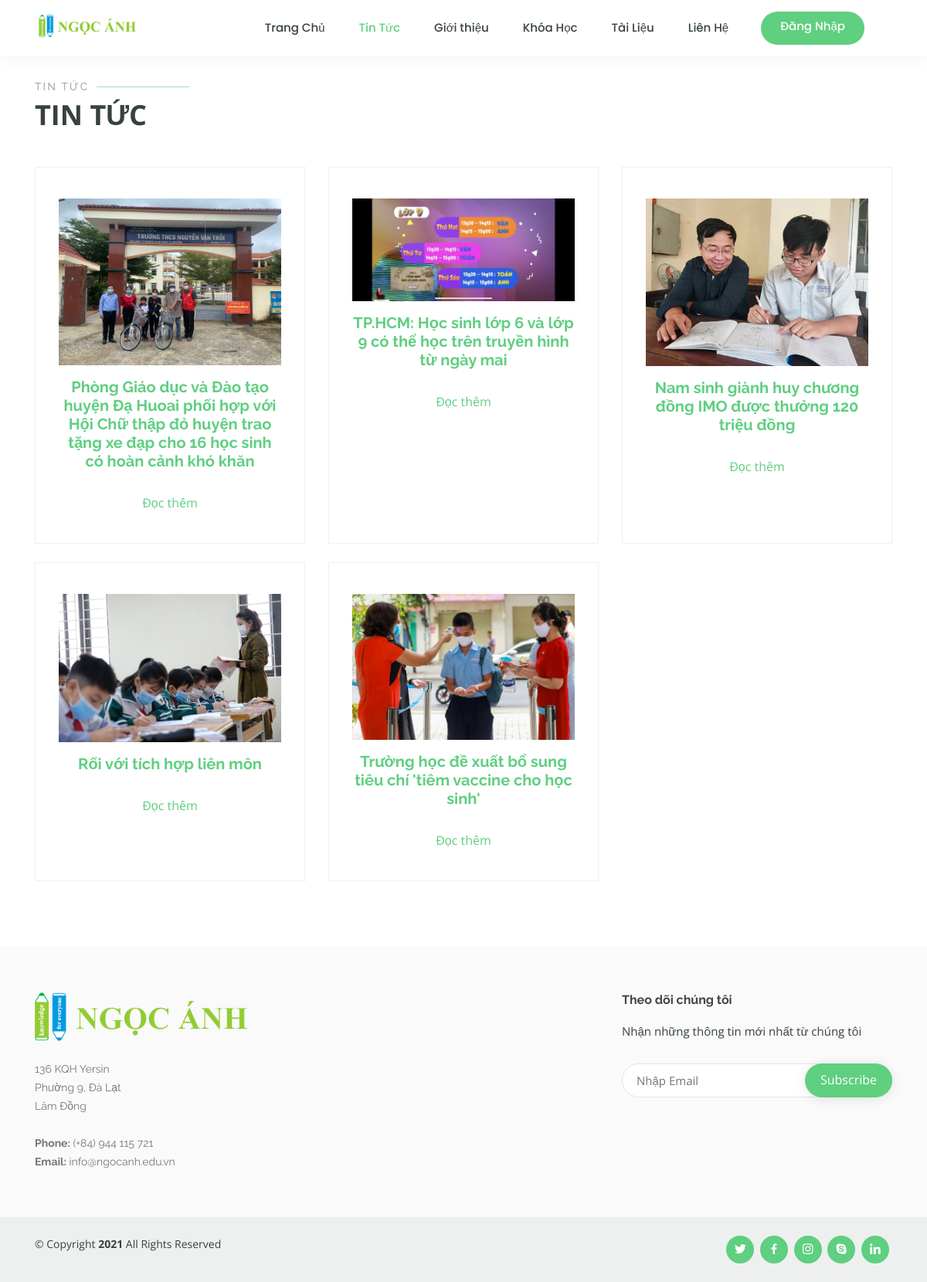
Page /news on the committed database.
### home/models.py (models this page shows, shortened)
class News(models.Model):
    headline     = models.CharField("Tiêu đề",max_length=1000)
    pubday       = models.DateField("Ngày đăng")
    content      = models.TextField("Nội dung")
    link         = models.CharField("Link bài viết",max_length=150,default='')
    image        = models.ImageField(null=True)
    class Meta:
        ordering = ['-id']
        db_table = "News"

### home/views.py (the view)
# urls.py: url(r"^news$",views.New, name="news"),
def New(request):
    news = News.objects.all()
    return render(
        request=request,
        template_name="news.html",
        context={
            'news':news,
        }
    )

### home/templates/news.html (shortened to what this page needs)
<!DOCTYPE html>
<html lang="en">
<head>
  {% load static %}
  <link rel="stylesheet" type="text/css" href="{% static 'assets/vendor/bootstrap/css/bootstrap.min.css'%}">
  <link rel="stylesheet" type="text/css" href="{% static 'assets/vendor/icofont/icofont.min.css'%}">
  <link rel="stylesheet" type="text/css" href="{% static 'assets/vendor/boxicons/css/boxicons.min.css'%}">
  <link rel="stylesheet" type="text/css" href="{% static 'assets/vendor/remixicon/remixicon.css'%}">
  <link rel="stylesheet" type="text/css" href="{% static 'assets/vendor/owl.carousel/assets/owl.carousel.min.css'%}">
  <link rel="stylesheet" type="text/css" href="{% static 'assets/vendor/animate.css/animate.min.css'%}">
  <link rel="stylesheet" type="text/css" href="{% static 'assets/vendor/aos/aos.css'%}">
  <link rel="stylesheet" type="text/css" href="{% static 'assets/css/style.css'%}">
  <link rel="stylesheet" type="text/css" href="https://cdnjs.cloudflare.com/ajax/libs/font-awesome/6.0.0-beta2/css/all.min.css">
</head>
<body>
  <header id="header" class="fixed-top">
    <div class="container d-flex align-items-center" >
      <h1 class="logo mr-auto"><a href="{% url 'index'%}" style="font-weight: bold;"><img src="{% static 'assets/img/logo.jpg' %}"></a></h1>
      <nav class="nav-menu d-none d-lg-block" style="padding-right: 2vh;">
        <ul>
          <li><a href="{% url 'index'%}">Trang Chủ</a></li>
          <li class="active"><a href="{% url 'news'%}">Tin Tức</a></li>
          <li><a href="{% url 'about'%}">Giới thiệu</a></li>
          <li><a href="{% url 'course'%}">Khóa Học</a></li>
          <li><a href="{% url 'documents'%}">Tài Liệu</a></li>
          <li><a href="{% url 'contact'%}">Liên Hệ</a></li>
          {% if user.is_authenticated %}
            <li class="drop-down  hover-user"><a href="">{{user.username}}</a>
              <ul>
                <li>
                      <a href="{% url 'logout_user'%}" class="signin"> Đăng xuất</a>
            {% else %}
                      <a href="{% url 'login_user'%}" class="get-started-btn" style="color: white;">Đăng Nhập</a>
              </ul>
          {% endif %}
      </nav>
    </div>
  </header>
  <section id="why-us" class="why-us" >
    <div class="container" data-aos="fade-up" style="padding-top: 6vh;">
      <div class="section-title">
        <h2>Tin Tức</h2>
        <p>Tin tức</p>
      </div>
      <div class="row">
        <div class="col-lg-12 d-flex align-items-stretch" data-aos="zoom-in" data-aos-delay="100">
          <div class="icon-boxes d-flex flex-column justify-content-center">
            <div class="row">
              {% for news in news %}
                <div class="col-xl-4 d-flex align-items-stretch">
                  <div class="icon-box mt-4 mt-xl-0" >
                    <img src="{{news.image.url}}" alt="" style="width: 100%; padding-bottom: 2vh; ">
                    <a href="{% url 'news-detail' news_id=news.id%}"><h4>{{news.headline}}</h4></a>
                    <div class="rm-newsdt">
                        <a href="{% url 'news-detail' news_id=news.id%}">Đọc thêm</a> <br>
                    </div>
                  </div>
                </div>
              {% endfor %}
            </div>
          </div>
        </div>
      </div>
    </div>
  </section>
  <footer id="footer">
    <div class="footer-top">
      <div class="container">
        <div class="row">
          <div class="col-lg-3 col-md-6 footer-contact">
            <img src="{% static 'assets/img/final_logo.png' %}" style="padding-bottom: 3vh; width: 108%;">
            <p>
              136 KQH Yersin <br>
              Phường 9, Đà Lạt<br>
              Lâm Đồng <br><br>
              <strong>Phone:</strong> (+84) 944 115 721<br>
              <strong>Email:</strong> info@ngocanh.edu.vn<br>
            </p>
          </div>
          <div class="col-lg-2 col-md-6 footer-links">
          </div>
          <div class="col-lg-3 col-md-6 footer-links">
          </div>
          <div class="col-lg-4 col-md-6 footer-newsletter">
            <h4>Theo dõi chúng tôi</h4>
            <p>Nhận những thông tin mới nhất từ chúng tôi</p>
            <form action="" method="post">
              <input type="email" name="email" placeholder="Nhập Email" ><input type="submit" value="Subscribe" phac>
            </form>
          </div>
        </div>
      </div>
    </div>
    <div class="container d-md-flex py-4">
      <div class="mr-md-auto text-center text-md-left">
        <div class="copyright">
          &copy; Copyright <strong><span>2021</span></strong> All Rights Reserved
        </div>
        <div class="credits">
        </div>
      </div>
      <div class="social-links text-center text-md-right pt-3 pt-md-0">
        <a href="#" class="twitter"><i class="bx bxl-twitter"></i></a>
        <a href="https://www.facebook.com/daythemdalat" class="facebook"><i class="bx bxl-facebook"></i></a>
        <a href="#" class="instagram"><i class="bx bxl-instagram"></i></a>
        <a href="#" class="google-plus"><i class="bx bxl-skype"></i></a>
        <a href="#" class="linkedin"><i class="bx bxl-linkedin"></i></a>
      </div>
    </div>
  </footer>
</body>
</html>

### home/static/assets/css/style.css (style rules this page uses)
body { font-family: "Open Sans", sans-serif; }
a { color: #5fcf80; }
h1, h2, h3, h4, h5, h6 { font-family: "Raleway", sans-serif; }
#header { background: #fff; transition: all 0.5s; z-index: 997; padding: 15px 0; box-shadow: 0px 0 18px rgba(55, 66, 59, 0.08); }
#header .logo { font-size: 32px; margin: 0; padding: 0; line-height: 1; font-weight: 600; letter-spacing: 1px; text-transform: uppercase; }
#header .logo a { color: #5fcf80; }
#header .logo img { max-height: 40px; }
.nav-menu ul { margin: 0; padding: 0; list-style: none; }
.nav-menu > ul { display: flex; }
.nav-menu > ul > li { position: relative; white-space: nowrap; padding: 10px 0 10px 24px; }
.nav-menu a { display: block; position: relative; color: #37423b; transition: 0.3s; font-size: 15px; font-family: "Poppins", sans-serif; font-weight: 500; margin-right: 20px; }
.nav-menu a:hover, .nav-menu .active > a, .nav-menu li:hover > a { color: #5fcf80; }
.get-started-btn { margin-left: 22px; background: #5fcf80; color: #fff; border-radius: 50px; padding: 8px 25px; white-space: nowrap; transition: 0.3s; font-size: 14px; display: inline-block; }
.mobile-nav { position: fixed; top: 55px; right: 15px; bottom: 15px; left: 15px; z-index: 9999; overflow-y: auto; background: #fff; transition: ease-in-out 0.2s; opacity: 0; visibility: hidden; border-radius: 10px; padding: 10px 0; }
.mobile-nav * { margin: 0; padding: 0; list-style: none; }
.mobile-nav a { display: block; position: relative; color: #37423b; padding: 10px 20px; font-weight: 500; outline: none; }
.mobile-nav a:hover, .mobile-nav .active > a, .mobile-nav li:hover > a { color: #5fcf80; text-decoration: none; }
section { padding: 60px 0; overflow: hidden; }
.section-title { padding-bottom: 40px; }
.section-title h2 { font-size: 14px; font-weight: 500; padding: 0; line-height: 1px; margin: 0 0 5px 0; letter-spacing: 2px; text-transform: uppercase; color: #aaaaaa; }
.section-title h2::after { content: ""; width: 120px; height: 1px; display: inline-block; background: #9ae1af; margin: 4px 10px; }
.section-title p { margin: 0; margin: 0; font-size: 36px; font-weight: 700; text-transform: uppercase; color: #37423b; }
.why-us .icon-boxes .icon-box { text-align: center; background: #fff; padding: 40px 30px; width: 100%; border: 1px solid #eef0ef; margin-bottom: 3vh; }
.why-us .icon-boxes .icon-box h4 { font-size: 20px; font-weight: 700; margin: 0 0 30px 0; }
#footer { color: #37423b; font-size: 14px; background: #eef0ef; }
#footer .footer-top { padding: 60px 0 30px 0; background: #f9faf9; }
#footer .footer-top .footer-contact { margin-bottom: 30px; }
#footer .footer-top .footer-contact p { font-size: 14px; line-height: 24px; margin-bottom: 0; font-family: "Raleway", sans-serif; color: #777777; }
#footer .footer-top h4 { font-size: 16px; font-weight: bold; color: #444444; position: relative; padding-bottom: 12px; }
#footer .footer-top .footer-links { margin-bottom: 30px; }
#footer .footer-newsletter { font-size: 15px; }
#footer .footer-newsletter h4 { font-size: 16px; font-weight: bold; color: #444444; position: relative; padding-bottom: 12px; }
#footer .footer-newsletter form { margin-top: 30px; background: #fff; padding: 6px 10px; position: relative; border-radius: 50px; text-align: left; border: 1px solid #e0e5e2; }
#footer .footer-newsletter form input[type="email"] { border: 0; padding: 4px 8px; width: calc(100% - 100px); }
#footer .footer-newsletter form input[type="submit"] { position: absolute; top: -1px; right: -1px; bottom: -1px; border: 0; background: none; font-size: 16px; padding: 0 20px 2px 20px; background: #5fcf80; color: #fff; transition: 0.3s; border-radius: 50px; box-shadow: 0px 2px 15px rgba(0, 0, 0, 0.1); }
#footer .credits { padding-top: 5px; font-size: 13px; }
#footer .social-links a { font-size: 18px; display: inline-block; background: #5fcf80; color: #fff; line-height: 1; padding: 8px 0; margin-right: 4px; border-radius: 50%; text-align: center; width: 36px; height: 36px; transition: 0.3s; }
* { margin: 0; padding: 0; }

### rows in the picture
News: image (picture), headline "Phòng Giáo dục và Đào tạo huyện Đạ Huoai phối hợp với Hội Chữ thập đỏ huyện trao tặng xe đạp cho 16 học sinh có hoàn cảnh khó khăn"
News: image (picture), headline "TP.HCM: Học sinh lớp 6 và lớp 9 có thể học trên truyền hình từ ngày mai"
News: image (picture), headline "Nam sinh giành huy chương đồng IMO được thưởng 120 triệu đồng"
News: image (picture), headline "Rối với tích hợp liên môn"
News: image (picture), headline "Trường học đề xuất bổ sung tiêu chí 'tiêm vaccine cho học sinh'"
